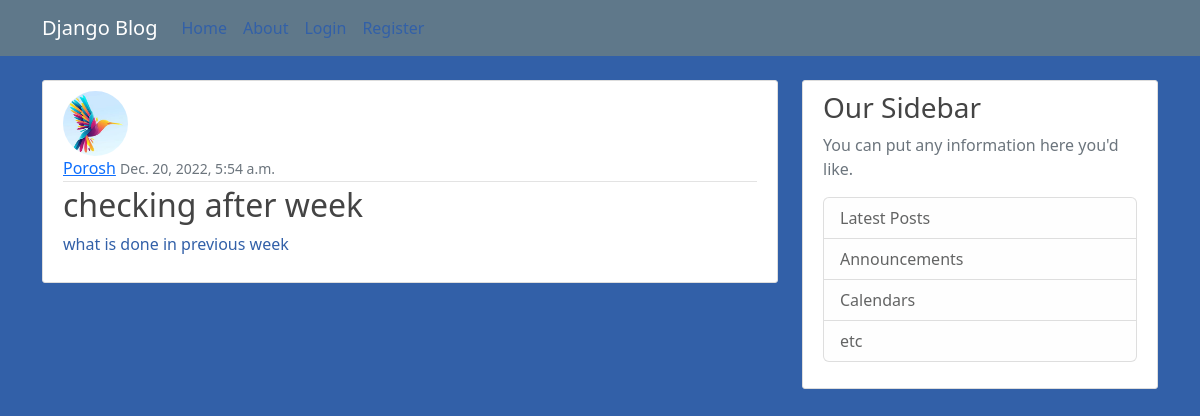
Screenshot of /post/32/ with the database file from the repository.
### Blogger/models.py (models this page shows, shortened)
class Post(models.Model):
    title = models.CharField(max_length= 500)
    content = models.CharField(max_length=1000)
    date_posted = models.DateTimeField(default=timezone.now)
    author = models.ForeignKey(User, on_delete=models.CASCADE)

### User/models.py (models this page shows, shortened)
class Profile(models.Model):
    user = models.OneToOneField(User, on_delete=models.CASCADE)
    image = models.ImageField(default='default.jpg', upload_to = 'profile_pics/')

### Blogger/views.py (the view)
# urls.py: path('post/<int:pk>/',PostDetailView.as_view(), name = 'post-detail'),
class PostDetailView(DetailView):
    model = Post

### Blogger/templates/Blogger/Post_detail.html (shortened to what this page needs)
{% extends "Blogger/base.html" %}
{% block content %}
        <article class="media content-section">
            <img class="rounded-circle article-img" src = "{{ object.author.profile.image.url }}">
          <div class="media-body">
            <div class="article-metadata">
              <a class="mr-2" href="{% url 'profile' %}">{{ object.author }}</a>
              <small class="text-muted">{{ object.date_posted }}</small>
            </div>
            <h2>{{ object.title }}</h2>
            <p class="article-content">{{ object.content }}</p>
          </div>
        </article>
{% endblock content %}

### Blogger/static/Blogger/main.css (style rules this page uses)
body { background: #3260a8; color: #3260a8; margin-top: 5rem; }
h1, h2, h3, h4, h5, h6 { color: #444444; }
.content-section { background: #ffffff; padding: 10px 20px; border: 1px solid #dddddd; border-radius: 3px; margin-bottom: 20px; }
.article-content { white-space: pre-line; }
.article-img { height: 65px; width: 65px; margin-right: 16px; }
.article-metadata { padding-bottom: 1px; margin-bottom: 4px; border-bottom: 1px solid #e3e3e3 }

### rows the page displays
Post: author.profile.image (picture), author "Porosh", date_posted "Dec. 20, 2022, 5:54 a.m.", title "checking after week", content "what is done in previous week"
